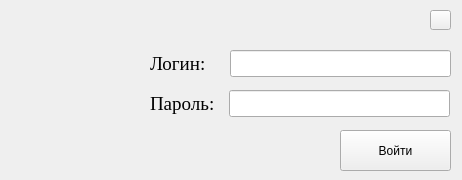
<?xml version="1.0" encoding="UTF-8"?>
<ui version="4.0">
 <class>LoginForm</class>
 <widget class="QMainWindow" name="LoginForm">
  <property name="geometry">
   <rect>
    <x>0</x>
    <y>0</y>
    <width>462</width>
    <height>180</height>
   </rect>
  </property>
  <property name="windowTitle">
   <string>Авторизация</string>
  </property>
  <property name="toolButtonStyle">
   <enum>Qt::ToolButtonIconOnly</enum>
  </property>
  <property name="documentMode">
   <bool>false</bool>
  </property>
  <property name="tabShape">
   <enum>QTabWidget::Triangular</enum>
  </property>
  <widget class="QWidget" name="centralwidget">
   <widget class="QPushButton" name="loginButton">
    <property name="geometry">
     <rect>
      <x>340</x>
      <y>130</y>
      <width>111</width>
      <height>41</height>
     </rect>
    </property>
    <property name="text">
     <string>Войти</string>
    </property>
   </widget>
   <widget class="QLabel" name="label">
    <property name="geometry">
     <rect>
      <x>20</x>
      <y>30</y>
      <width>111</width>
      <height>121</height>
     </rect>
    </property>
    <property name="maximumSize">
     <size>
      <width>291</width>
      <height>151</height>
     </size>
    </property>
    <property name="text">
     <string/>
    </property>
    <property name="pixmap">
     <pixmap>../../../Рабочий стол/ВУЗ/6 сем/Методы оптимизации/Курсовой проект МО/Курсовой проект методы оптимизации Левинский/OptimizationCourseProject/OptimizationMethods/WindowsFormsApp1/sources/emergency-exit.png</pixmap>
    </property>
    <property name="scaledContents">
     <bool>true</bool>
    </property>
   </widget>
   <widget class="QPushButton" name="SetingsButton">
    <property name="geometry">
     <rect>
      <x>430</x>
      <y>10</y>
      <width>21</width>
      <height>20</height>
     </rect>
    </property>
    <property name="text">
     <string/>
    </property>
    <property name="icon">
     <iconset>
      <normaloff>../Pictures/png-transparent-settings-gear-icon-gear-configuration-set-up-thumbnail.png</normaloff>../Pictures/png-transparent-settings-gear-icon-gear-configuration-set-up-thumbnail.png</iconset>
    </property>
   </widget>
   <widget class="QLabel" name="loginLabel">
    <property name="geometry">
     <rect>
      <x>150</x>
      <y>50</y>
      <width>61</width>
      <height>27</height>
     </rect>
    </property>
    <property name="font">
     <font>
      <family>Times New Roman</family>
      <pointsize>14</pointsize>
     </font>
    </property>
    <property name="text">
     <string>Логин:</string>
    </property>
   </widget>
   <widget class="QLineEdit" name="LoginLine">
    <property name="geometry">
     <rect>
      <x>230</x>
      <y>50</y>
      <width>221</width>
      <height>27</height>
     </rect>
    </property>
    <property name="sizePolicy">
     <sizepolicy hsizetype="Ignored" vsizetype="Fixed">
      <horstretch>0</horstretch>
      <verstretch>0</verstretch>
     </sizepolicy>
    </property>
    <property name="font">
     <font>
      <family>Times New Roman</family>
      <pointsize>14</pointsize>
     </font>
    </property>
    <property name="placeholderText">
     <string/>
    </property>
   </widget>
   <widget class="QLabel" name="passwordLabel">
    <property name="geometry">
     <rect>
      <x>150</x>
      <y>90</y>
      <width>63</width>
      <height>27</height>
     </rect>
    </property>
    <property name="font">
     <font>
      <family>Times New Roman</family>
      <pointsize>14</pointsize>
     </font>
    </property>
    <property name="text">
     <string>Пароль:</string>
    </property>
   </widget>
   <widget class="QLineEdit" name="PasswordLine">
    <property name="geometry">
     <rect>
      <x>229</x>
      <y>90</y>
      <width>221</width>
      <height>27</height>
     </rect>
    </property>
    <property name="font">
     <font>
      <family>Times New Roman</family>
      <pointsize>14</pointsize>
     </font>
    </property>
    <property name="placeholderText">
     <string/>
    </property>
   </widget>
  </widget>
 </widget>
 <resources/>
 <connections/>
</ui>
